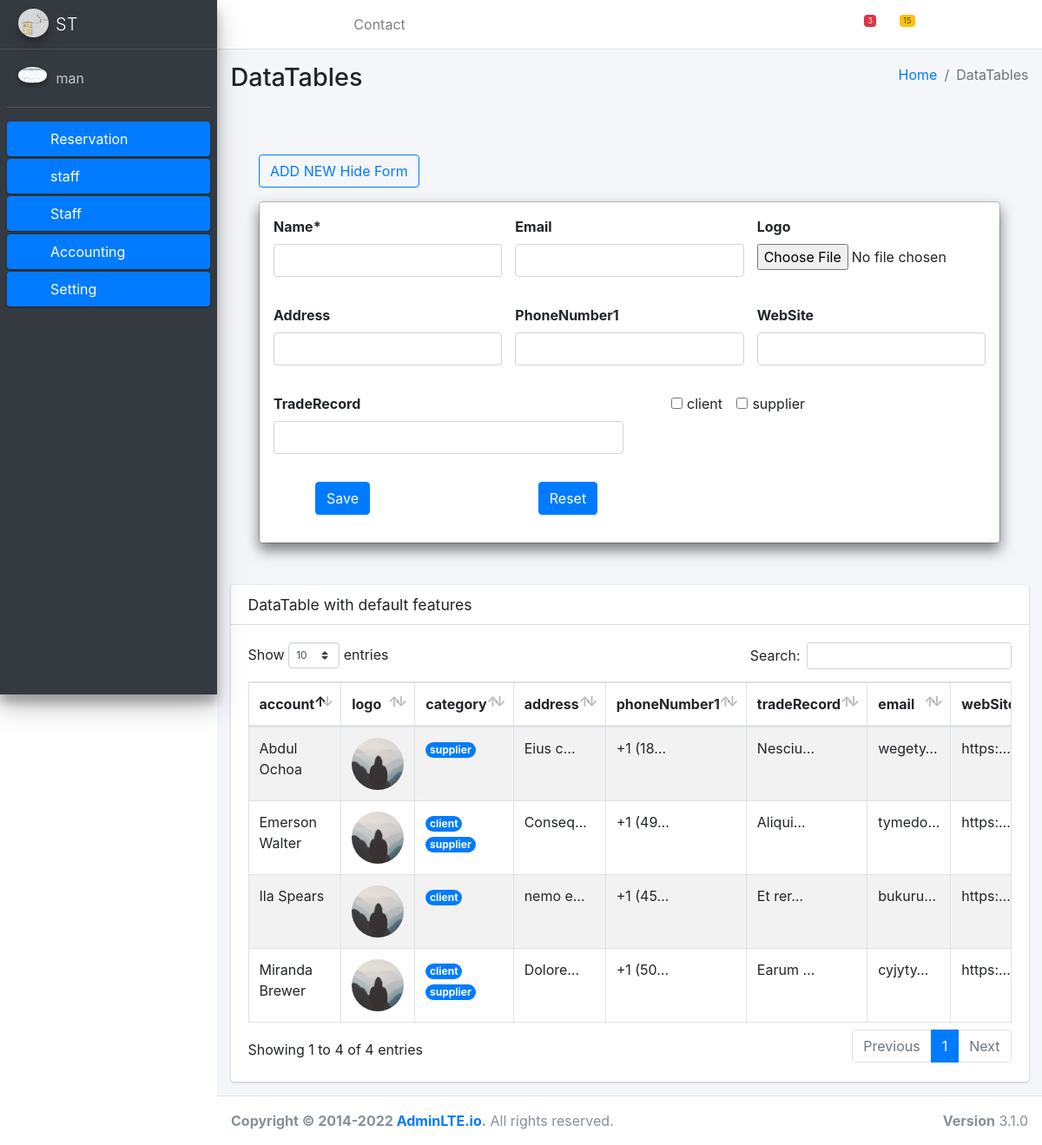
Page /customer/ (signed in) on the earlier database version.
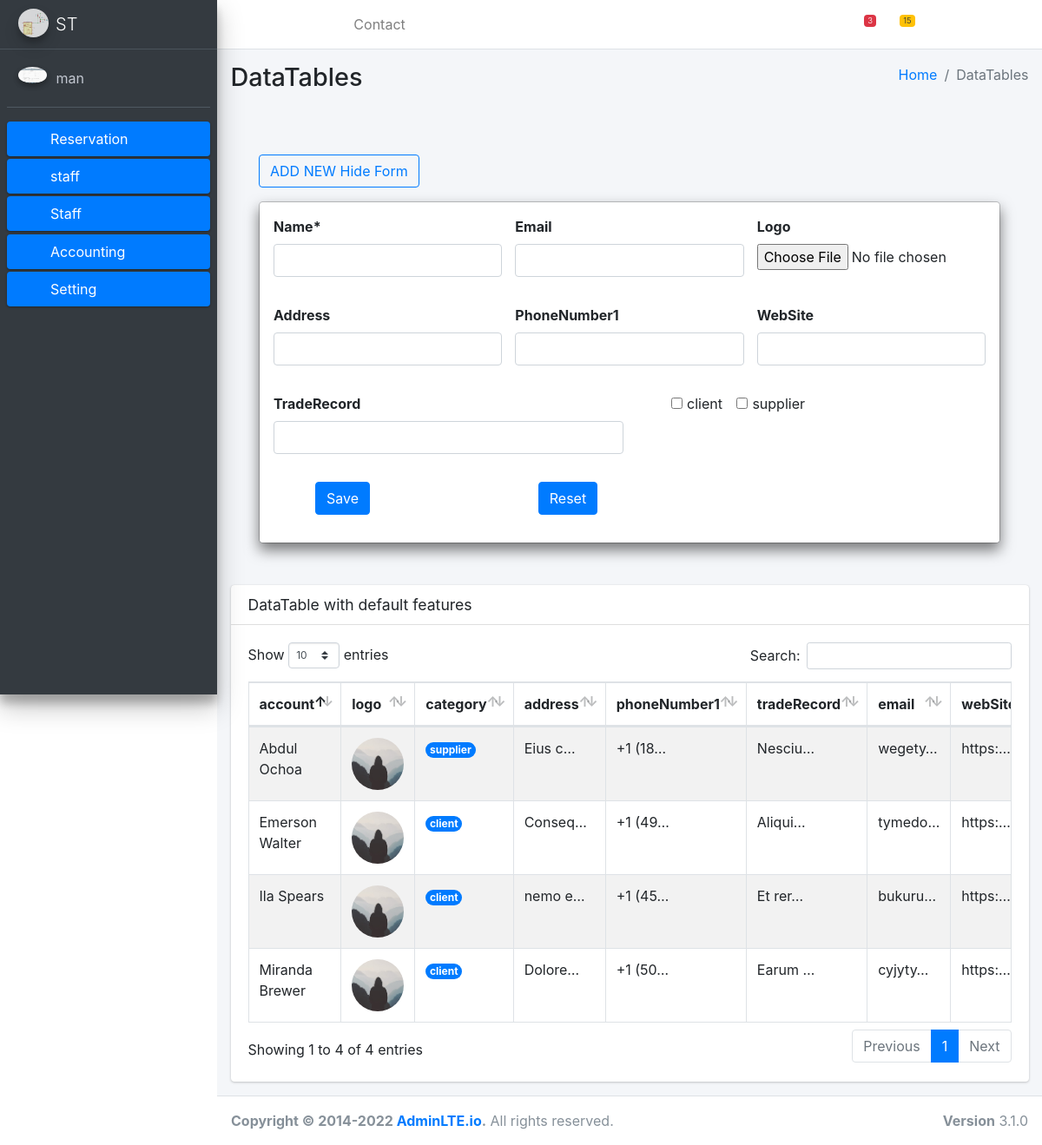
Same page on the later database version.
### users/models.py (models this page shows, shortened)
class MyUser(AbstractBaseUser, PermissionsMixin):
    email = models.EmailField(_('email address'), unique=True)
    username = models.CharField(_('username'), max_length=250, unique=True)
    first_name = models.CharField(_('first name'), max_length=50, blank=True)
    last_name = models.CharField(_('last name'), max_length=50, blank=True)
    date_joined = models.DateTimeField(_('date joined'), auto_now_add=True)
    is_active = models.BooleanField(_('active'), default=True)
    is_staff = models.BooleanField(default=False)
    is_superuser = models.BooleanField(default=False)
    avatar = models.ImageField(upload_to='avatars/', null=True, blank=True)
    is_MANAGER= models.BooleanField(default=False)
    is_RESERVATION= models.BooleanField(default=False)
    is_ACCOUNTANT= models.BooleanField(default=False)
    is_CUSTOMER= models.BooleanField(default=False)
    objects = UserManager()
    company    = models.ForeignKey(Company, blank=True, null=True, on_delete=models.SET_NULL)
    sub_customer   = models.ForeignKey(Customer, null=True,blank=True, on_delete=models.SET_NULL, related_name='sub_customer')
    USERNAME_FIELD = 'username'
    REQUIRED_FIELDS = ['email']
    class Meta:
        verbose_name = _('user')
        verbose_name_plural = _('users')

class Profile(models.Model):
    user  = models.OneToOneField(settings.AUTH_USER_MODEL, on_delete=models.SET_NULL , null=True, blank=True)
    image = models.ImageField(default='default.jpg', upload_to='profile_pics')
    phoneNumber = models.CharField(max_length = 25, unique = True, blank= True, null= True)
    create_at = models.DateTimeField(auto_now_add=True)
    update_at = models.DateTimeField(auto_now=True)

### company/models.py (models this page shows)
class Company(models.Model):
    name = models.CharField(_('name'), max_length=500)
    logo = models.ImageField(default='default.jpg', upload_to='Company_pics', blank=True, null=True)
    address = models.CharField(max_length=500, blank=True, null=True)
    phoneNumber1 = models.CharField( max_length = 25,  blank=True, null=True)
    phoneNumber2 = models.CharField( max_length = 25,  blank=True, null=True)
    phoneNumber3 = models.CharField( max_length = 25,  blank=True, null=True)
    phoneNumber4 = models.CharField( max_length = 25,  blank=True, null=True)
    tradeRecord = models.CharField(max_length=500, blank=True, null=True)
    email       = models.EmailField( blank=True, null=True)
    webSite     =  models.URLField(max_length = 200, blank=True, null=True)
    create_at = models.DateTimeField(auto_now_add=True)
    update_at = models.DateTimeField(auto_now=True)
    class Meta:
        verbose_name = 'شركة '
        verbose_name_plural = 'الشركات'
    def __str__(self):
        return f'{self.name}'
        img = Image.open(self.logo.path)
        if img.height > 300 or img.width > 300:
            output_size = (300, 300)
            img.thumbnail(output_size)
            img.save(self.logo.path)

### customer/models.py (models this page shows, shortened)
class Customer(BaseModel, SoftDeleteModel):
    account   = models.ForeignKey(Account, on_delete=models.CASCADE )
    client    = models.BooleanField(default=False)
    supplier    = models.BooleanField(default=False)
    logo = models.ImageField(default='default.jpg', upload_to='Customer_pics', blank=True, null=True)
    address = models.CharField(max_length=500, blank=True, null=True)
    phoneNumber1 = models.CharField( max_length = 25, unique = True, blank=True, null=True)
    phoneNumber2 = models.CharField( max_length = 25, unique = True, blank=True, null=True)
    tradeRecord = models.CharField(max_length=500, blank=True, null=True)
    email       = models.EmailField( blank=True, null=True)
    webSite     =  models.URLField(max_length = 200, blank=True, null=True)
    journal     = GenericRelation(Journal)

### account/models.py (models this page shows, shortened)
class Account(BaseModel, SoftDeleteModel):
    Accountchoise=(
        ('متاجرة', (
                    ('1','التأشيرات'),
                    ('2','تذاكرطيران'),
                    ('3','تذاكربرية'),
                    ('4','تذاكربحرية'),
                    ('5','شحن'),
                    ('6','حجزفندقي'),
                    ('7','مستندات سفر'),
                    ('8','عمولات'),
                    ('9','تأمين صحي'),
                    ('10','رحلات'),
                    ('11','تحويل عملة'),
                    ('12','الاصول'),
                    ('13','أرباح وخسائر'),
                    ('14','رصيدمدور'),
                    ('15','الاهتلاك'),
                    ('16','مستحقات الموظفين'),
                    ('17','التأمينات الاجتماعية'),
                    ('18','المصروفات'),
                    )),
        ('الشركات و الزبائن', (
            ('20', 'الزبائن'),
            ('21','شركات التأشيرات'),
            ('22','شركات نقل جوي'),
            ('23','شركات نقل بري'),
            ('24','شركات نقل بحري'),
            ('25','فنادق'),
            ('26','شركات شحن'),
            ('27','شركات تأمين صحي'),
        )),
      ('حسابات الشركة',(
            ('30','المالكين'),
            ('31','الموظفين'),
            ('32','الصناديق'),
            ('33','مصاريف يومية'),
            ('34','الحافلات'),
      )
      )
    )
    name         = models.CharField(max_length=255 )
    account_type = models.CharField(choices=Accountchoise ,max_length=4, blank=True)
    class Meta:
        unique_together = [['name', 'company']]

### customer/views.py (the view, shortened to what this page needs)
# urls.py: path('', index,name='account_index'),
def index(request):
    company = request.user.company
    customers = Customer.objects.filter(company=company)
    if hasattr( request.user  ,'is_MANAGER' ) :
        accountForm = AccountForm()
        form = CustomerForm()
        return render(request, 'customer/index.html',{'form': form,'accountForm':accountForm,'customers':customers})

### customer/forms.py
class CustomerForm(forms.ModelForm):
    class Meta:
        model = Customer
        fields = ['logo','address','phoneNumber1','tradeRecord','email','client','supplier','webSite']

### account/forms.py
class AccountForm(forms.ModelForm):
    class Meta:
        model = Account
        fields = ['name','account_type' ]

### common/managers.py (called while the page is built)
    def get_queryset(self):
        return super(SoftDeleteManager,self).get_queryset().filter(is_deleted=False)

    def filter(self, *args, **kwargs):
        if 'pk' in  kwargs:
            return self.all_with_deleted().filter(*args, **kwargs)
        return self.get_queryset().filter(*args, **kwargs)

### customer/templates/customer/index.html (shortened to what the changed rows need)
{% extends 'base.html' %}
{% load crispy_forms_tags %}
{% block content %}
   <section class="content-header">
        <div class="container-fluid">
            <div class="row mb-2">
                <div class="col-sm-6">
                    <h1>DataTables</h1>
                </div>
            </div>
        </div>
    </section>
  <section class="content">
    <div class="container-fluid">
      <div class="row">
        <div class="col-12">
         <div class="card">
            <div class="card-body" id="example1_wrapper" >
              <table id="table1" class="table-bordered table-striped table-responsive table">
                <thead>
                  <tr>
                  <th>account</th>
                  <th>logo</th>
                  <th>category</th>
                  <th>address</th>
                  <th>phoneNumber1</th>
                  <th>tradeRecord</th>
                  <th>email</th>
                  <th>webSite</th>
                  </tr>
                </thead>
                <tbody
                      hx-trigger=" customerListChanged from:body"
                      hx-get="{% url 'customer_list' %}"
                      hx-target="this"
                        id="customerList"
                >
                {% include 'customer/customer_list.html' %}
                 </tbody>
              </table>
            </div>
          </div>
        </div>
      </div>
    </div>
  </section>
{% endblock %}

### templates/sidebar.html (shortened to what this page needs)
{% load static %}
{% load i18n %}
<aside class="main-sidebar sidebar-dark-primary elevation-4">
    <a href="" class="brand-link">
      <img
      src="{{ user.company.logo.url }}"
      alt="company Logo" class="brand-image img-circle elevation-3" style="opacity: .8">
      <span class="brand-text font-weight-light">{{ user.company }}</span>
    </a>
    <div class="sidebar">
      <div class="user-panel mt-3 pb-3 mb-3 d-flex">
        <div class="image">
          <img src="{{ user.profile.image.url }}"
          class="img-circle elevation-2" alt="User Image">
        </div>
        <div class="info">
          <a href="#" class="d-block">{{ user }}</a>
        </div>
      </div>
      <nav class="mt-2">
        <ul class="nav nav-pills nav-sidebar flex-column" data-widget="treeview" role="menu" data-accordion="false">
          <li class="nav-item menu-close ">
            <a href="#" class="nav-link active">
              <i class="nav-icon far fa-id-badge"></i>
              <p>
                Reservation
                <i class="right fas fa-angle-left "></i>
              </p>
            </a>
              <li class="nav-item menu-close">
                <a href="#" class="nav-link active">
                <i class="nav-icon fas fa-building"></i>
                <p>
                  staff
                  <i class="right fas fa-angle-left"></i>
                </p>
              </a>
    <li class="nav-item menu-close">
      <a href="#" class="nav-link active">
      <i class="nav-icon fas fa-user"></i>
      <p>
        Staff
        <i class="right fas fa-angle-left"></i>
      </p>
    </a>
    <li class="nav-item menu-close">
      <a href="#" class="nav-link active">
        <i class="nav-icon fas fa-dollar-sign"></i>
        <p>
          Accounting
          <i class="right fas fa-angle-left"></i>
        </p>
      </a>
  <li class="nav-item menu-close">
    <a href="#" class="nav-link active">
      <i class="nav-icon fas fa-cogs"></i>
      <p>
        Setting
        <i class="right fas fa-angle-left"></i>
      </p>
    </a>
  </aside>

### customer/templates/customer/customer_list.html (shortened to what this page needs)
{% for customer in customers %}
<tr id="customer-{{ customer.pk }}" class="customer-row">
    <td>{{ customer.account.name  }}</td>
    <td><img class="rounded-circle article-img" height="60" width="60"
        src="{{ customer.logo.url }}">
    </td>
    <td>
{% if  customer.client %}
<span class="badge rounded-pill bg-primary mp-1"> client
    </span>
{% endif %}
{% if  customer.supplier %}
<span class="badge rounded-pill bg-primary mp-1"> supplier
    </span>
{% endif %}
    </td>
    <td>{{ customer.address|truncatechars:7  }}</td>
    <td>{{ customer.phoneNumber1|truncatechars:7  }}</td>
    <td>{{ customer.tradeRecord|truncatechars:7  }}</td>
    <td>{{ customer.email|truncatechars:7  }}</td>
    <td>{{ customer.webSite|truncatechars:7  }}</td>
</tr>
{% endfor %}

Differences in the rows shown:
changed Customer "Miranda Brewer": no longer shows "supplier"
changed Customer "Emerson Walter": no longer shows "supplier"
